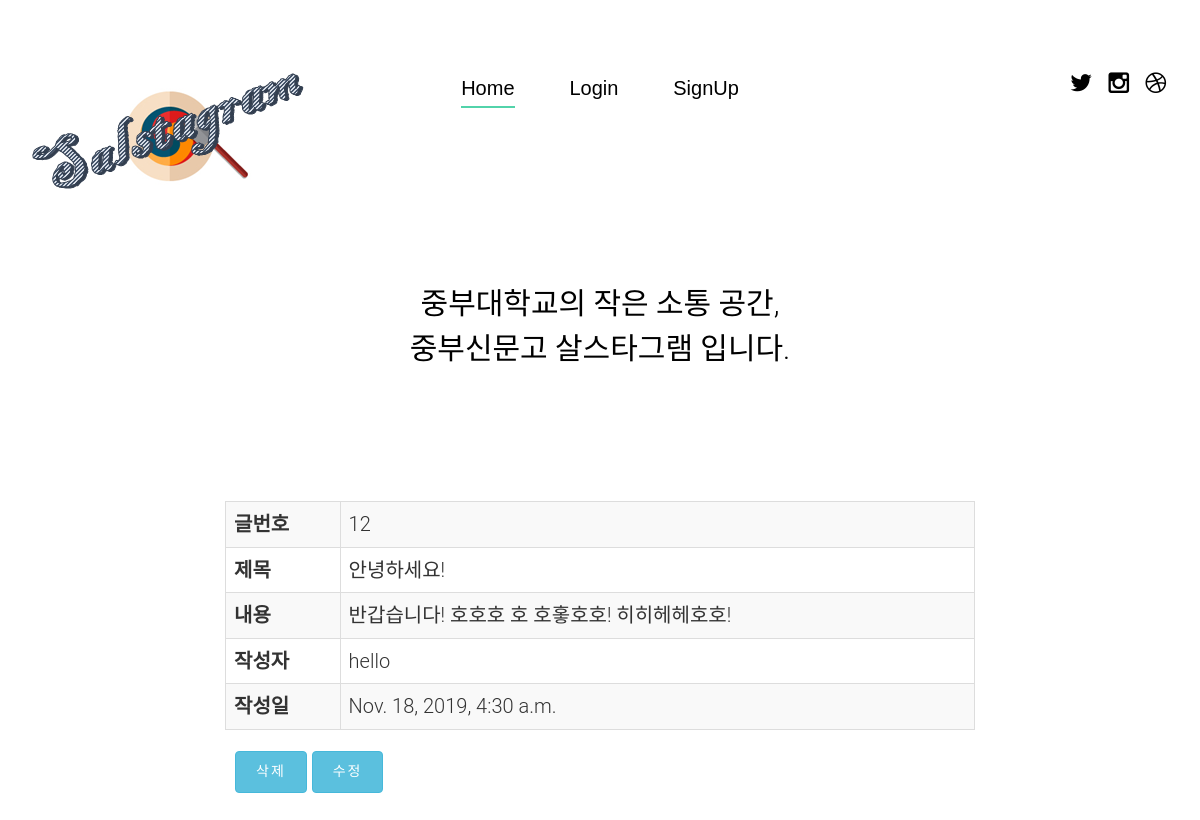
Page /board/detail/12/ on the committed database.
### board/models.py (models this page shows, shortened)
class Board(models.Model):
    title = models.CharField(max_length=100)
    text = models.TextField(max_length=2000)
    key = models.CharField(max_length=50)    # 글 삭제 시 확인할 키값 기본적으로 default=123으로 구현함.
    author = models.CharField(max_length=50)    # 익명성을 위해 CharField 로 구현
    created = models.DateTimeField(auto_now_add=True)
    class Meta:
        ordering = ['-created', ]

### board/views.py (the view)
# urls.py: path("detail/<int:pk>/", BoardDetail.as_view(), name='detail'),
class BoardDetail(DetailView):
    model = Board
    template_name_suffix = '_detail'

### board/templates/board/board_detail.html (shortened to what this page needs)
{% extends 'base_blog.html' %}
{% block content %}
 <div class="container">
    <div class="row">
       <div class="col-md-8 col-md-offset-2">
           <table class="table table-striped table-bordered">
               <tr>
                   <th>글번호</th>
                   <td>{{ object.pk }}</td>
               </tr>
               <tr>
                   <th>제목</th>
                   <td>{{ object.title }}</td>
               </tr>
               <tr>
                   <th>내용</th>
                   <td>{{ object.text }}</td>
               </tr>
               <tr>
                   <th>작성자</th>
                   <td>{{ object.author }}</td>
               </tr>
               <tr>
                   <th>작성일</th>
                   <td>{{ object.created }}</td>
               </tr>
           </table>
       </div>
    </div>
     {% load disqus_tags %}
     <div class="col-md-8 col-md-offset-2">
     </div>
     <div class="col-md-8 col-md-offset-2">
         <a href="{% url 'board:delete' object.id %}" class="btn btn-info">삭제</a>
         <a href="{% url 'board:update' object.id %}" class="btn btn-info">수정</a>
     </div>
 </div>
{% endblock %}

### static/css/style.css (style rules this page uses)
body { font-family: "Roboto", Arial, sans-serif; line-height: 1.8; font-size: 20px; background: #eeeff0; font-weight: 300; }
a { color: #52d3aa; -webkit-transition: 0.5s; -o-transition: 0.5s; transition: 0.5s; }
.btn { -webkit-transition: 0.3s; -o-transition: 0.3s; transition: 0.3s; }
.btn { text-transform: uppercase; letter-spacing: 2px; -webkit-transition: 0.3s; -o-transition: 0.3s; transition: 0.3s; }

### rows in the picture
Board: pk "12", title "안녕하세요!", text "반갑습니다! 호호호 호 호홓호호! 히히헤헤호호!", author "hello", created "Nov. 18, 2019, 4:30 a.m."
